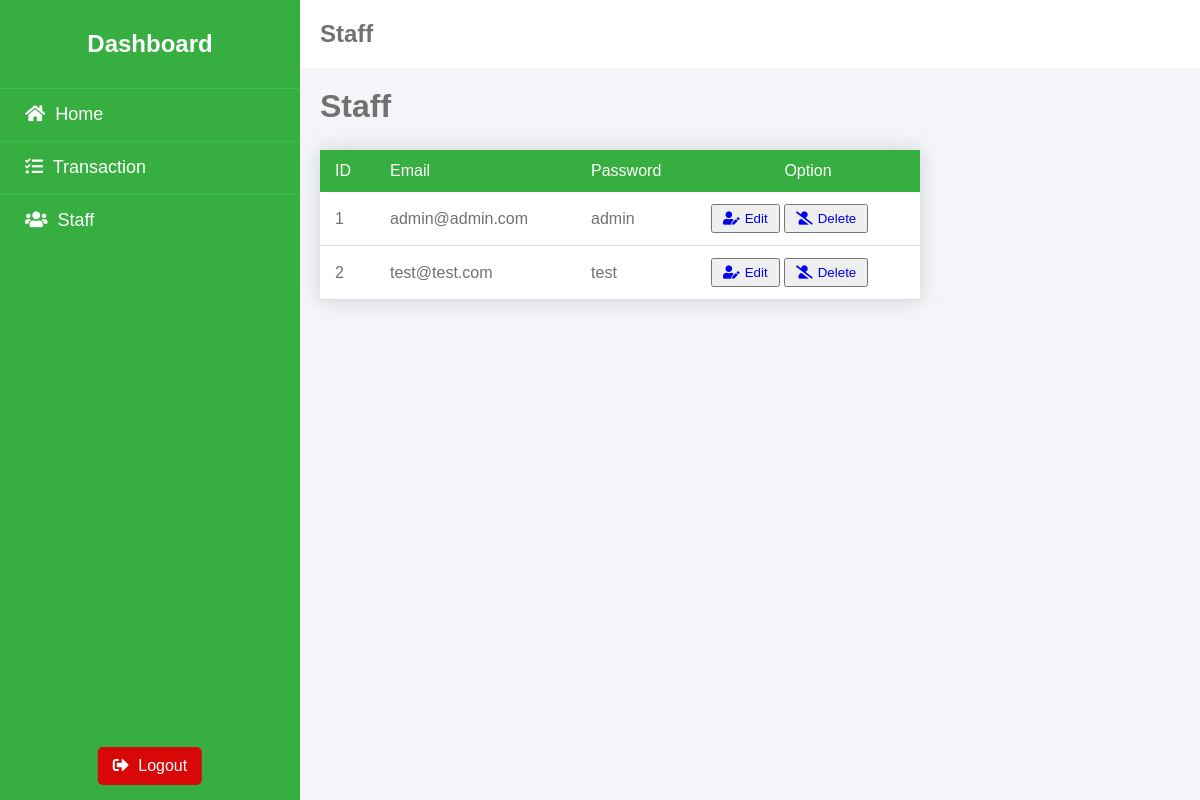
Page /staff (signed in) on the earlier database version.
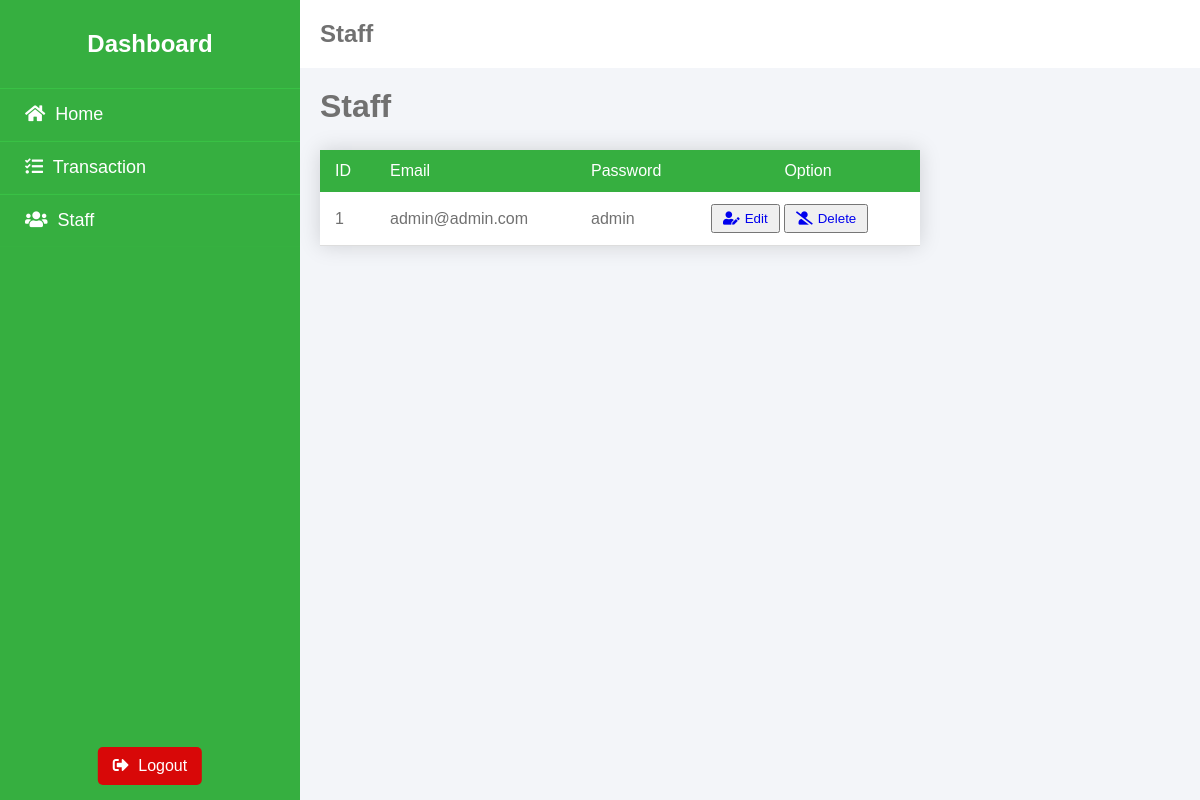
Same page on the later database version.
### models.py (models this page shows, shortened)
class Staff(db.Model):
    __tablename__ = 'staff'
    staff_id = db.Column(db.Integer, primary_key=True)
    staff_email = db.Column(db.String(200), unique=True)
    staff_password = db.Column(db.String(200), nullable=False)

### blueprint/staff.py (the view)
@staff_bp.route('/staff')
def staff():
    return render_template('staff/index_page.html', staffs=Staff.query.all())

### blueprint/staff.py (called while the page is built)
def staff_bp_middleware():
    if not is_authenticated():
        return redirect(url_for('auth_bp.login_page'))

### helper/functions.py (called while the page is built)
def is_authenticated():
    if session.get('signedin'):
        return True
    return False

### templates/staff/index_page.html
{% extends 'auth/auth_base.html' %}
{% block head %}
<link rel="stylesheet" href="{{ url_for('static', filename='css/staff.css') }}">
{% endblock %}
{% block header %}
<h2>Staff</h2>
{% endblock %}
{% block body %}
<div class="staff">
    <h1>Staff</h1>
    <table>
        <thead>
            <tr>
                <td>ID</td>
                <td>Email</td>
                <td>Password</td>
                <td colspan="2"><center>Option</center></td>
            </tr>
        </thead>
        <tbody>
            {% for staff in staffs %}
            <tr>
                <td>{{ staff.staff_id }}</td>
                <td>{{ staff.staff_email }}</td>
                <td>{{ staff.staff_password }}</td>
                <td>
                    <button>
                        <a href="{{url_for('staff_bp.staff_update', id=staff.staff_id)}}"><i class="fas fa-user-edit"></i>Edit</a>
                    </button>
                    <button>
                        <a href="{{url_for('staff_bp.staff_delete', id=staff.staff_id)}}"><i class="fas fa-user-slash"></i>Delete</a>
                    </button>
                </td>
            </tr>
            {% endfor %}
        </tbody>
    </table>
</div>
{% endblock %}

Differences in the rows shown:
removed Staff: staff_id "2", staff_email "test@test.com", staff_password "test"
